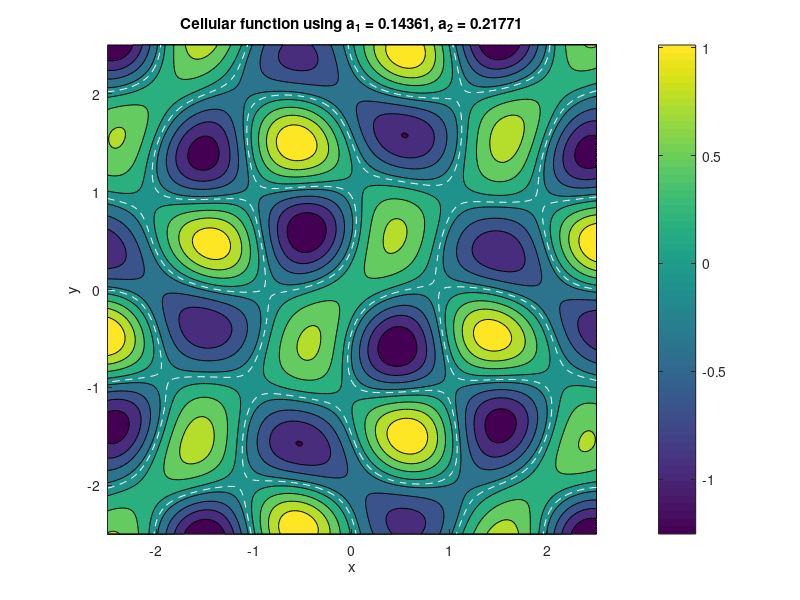

MATLAB code to generate this figure:
%
%  CA3_newfunc.m --- CA3 --- djm, 25 jan 2019
%

%  define domain in x and y
xx = -2.5:0.025:2.5;  yy = -2.5:0.025:2.5;

%  define a 'mesh' to plot on
[xg,yg] = meshgrid(xx,yy);

%  define random constants: a1 a2
%###### You should pick a1 and a2; do not leave them random #####
a1 = (rand(1)-0.5)/2;
a2 = (rand(1)-0.5)/2;

%  function handle for f(x,y)
%##### This is the function handle you should copy into your code #####
ff = @(x,y) sin(pi*x).*sin(pi*y) + a1*cos(pi*(pi*x-y)/2) + a2*cos(pi*(x+pi*y)/2);

%  contour plot of f(x,y) with zero contours in white
figure(200);  clf;  hold on;  axis equal
contourf(xg,yg,ff(xg,yg),8)
contour(xg,yg,ff(xg,yg),[0 0],'w--')
xlabel('x')
ylabel('y')
title(['Cellular function using a_1 = ',num2str(a1),', a_2 = ',num2str(a2)])
colorbar